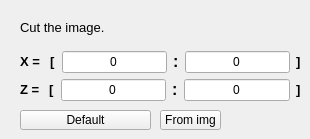
             <widget class="QWidget" name="tab_cut">
              <attribute name="title">
               <string>Cut</string>
              </attribute>
              <widget class="QWidget" name="layoutWidget">
               <property name="geometry">
                <rect>
                 <x>20</x>
                 <y>10</y>
                 <width>281</width>
                 <height>91</height>
                </rect>
               </property>
               <layout class="QVBoxLayout" name="verticalLayout_7">
                <item>
                 <widget class="QLabel" name="label_11">
                  <property name="text">
                   <string>&lt;html&gt;&lt;head/&gt;&lt;body&gt;&lt;p&gt;&lt;span style=&quot; font-size:10pt;&quot;&gt;Cut the image. &lt;/span&gt;&lt;/p&gt;&lt;/body&gt;&lt;/html&gt;</string>
                  </property>
                 </widget>
                </item>
                <item>
                 <layout class="QVBoxLayout" name="verticalLayout_4">
                  <item>
                   <layout class="QHBoxLayout" name="horizontalLayout_6">
                    <item>
                     <widget class="QLabel" name="label_8">
                      <property name="text">
                       <string>&lt;html&gt;&lt;head/&gt;&lt;body&gt;&lt;p&gt;&lt;span style=&quot; font-size:10pt; font-weight:600;&quot;&gt;X = &lt;/span&gt;&lt;/p&gt;&lt;/body&gt;&lt;/html&gt;</string>
                      </property>
                     </widget>
                    </item>
                    <item>
                     <widget class="QLabel" name="label_12">
                      <property name="text">
                       <string>&lt;html&gt;&lt;head/&gt;&lt;body&gt;&lt;p&gt;&lt;span style=&quot; font-size:10pt; font-weight:600;&quot;&gt;[&lt;/span&gt;&lt;/p&gt;&lt;/body&gt;&lt;/html&gt;</string>
                      </property>
                     </widget>
                    </item>
                    <item>
                     <widget class="QLineEdit" name="lineEdit_cut_xi">
                      <property name="mouseTracking">
                       <bool>false</bool>
                      </property>
                      <property name="text">
                       <string>0</string>
                      </property>
                      <property name="alignment">
                       <set>Qt::AlignCenter</set>
                      </property>
                     </widget>
                    </item>
                    <item>
                     <widget class="QLabel" name="label_10">
                      <property name="text">
                       <string>&lt;html&gt;&lt;head/&gt;&lt;body&gt;&lt;p&gt;&lt;span style=&quot; font-size:12pt; font-weight:600;&quot;&gt;:&lt;/span&gt;&lt;/p&gt;&lt;/body&gt;&lt;/html&gt;</string>
                      </property>
                     </widget>
                    </item>
                    <item>
                     <widget class="QLineEdit" name="lineEdit_cut_xf">
                      <property name="text">
                       <string>0</string>
                      </property>
                      <property name="alignment">
                       <set>Qt::AlignCenter</set>
                      </property>
                     </widget>
                    </item>
                    <item>
                     <widget class="QLabel" name="label_13">
                      <property name="text">
                       <string>&lt;html&gt;&lt;head/&gt;&lt;body&gt;&lt;p&gt;&lt;span style=&quot; font-size:10pt; font-weight:600;&quot;&gt;]&lt;/span&gt;&lt;/p&gt;&lt;/body&gt;&lt;/html&gt;</string>
                      </property>
                     </widget>
                    </item>
                   </layout>
                  </item>
                  <item>
                   <layout class="QHBoxLayout" name="horizontalLayout_7">
                    <item>
                     <widget class="QLabel" name="label_9">
                      <property name="text">
                       <string>&lt;html&gt;&lt;head/&gt;&lt;body&gt;&lt;p&gt;&lt;span style=&quot; font-size:10pt; font-weight:600;&quot;&gt;Z = &lt;/span&gt;&lt;/p&gt;&lt;/body&gt;&lt;/html&gt;</string>
                      </property>
                     </widget>
                    </item>
                    <item>
                     <widget class="QLabel" name="label_14">
                      <property name="text">
                       <string>&lt;html&gt;&lt;head/&gt;&lt;body&gt;&lt;p&gt;&lt;span style=&quot; font-size:10pt; font-weight:600;&quot;&gt;[&lt;/span&gt;&lt;/p&gt;&lt;/body&gt;&lt;/html&gt;</string>
                      </property>
                     </widget>
                    </item>
                    <item>
                     <widget class="QLineEdit" name="lineEdit_cut_zi">
                      <property name="text">
                       <string>0</string>
                      </property>
                      <property name="alignment">
                       <set>Qt::AlignCenter</set>
                      </property>
                     </widget>
                    </item>
                    <item>
                     <widget class="QLabel" name="label_15">
                      <property name="text">
                       <string>&lt;html&gt;&lt;head/&gt;&lt;body&gt;&lt;p&gt;&lt;span style=&quot; font-size:12pt; font-weight:600;&quot;&gt;:&lt;/span&gt;&lt;/p&gt;&lt;/body&gt;&lt;/html&gt;</string>
                      </property>
                     </widget>
                    </item>
                    <item>
                     <widget class="QLineEdit" name="lineEdit_cut_zf">
                      <property name="text">
                       <string>0</string>
                      </property>
                      <property name="alignment">
                       <set>Qt::AlignCenter</set>
                      </property>
                     </widget>
                    </item>
                    <item>
                     <widget class="QLabel" name="label_16">
                      <property name="text">
                       <string>&lt;html&gt;&lt;head/&gt;&lt;body&gt;&lt;p&gt;&lt;span style=&quot; font-size:10pt; font-weight:600;&quot;&gt;]&lt;/span&gt;&lt;/p&gt;&lt;/body&gt;&lt;/html&gt;</string>
                      </property>
                     </widget>
                    </item>
                   </layout>
                  </item>
                 </layout>
                </item>
               </layout>
              </widget>
              <widget class="QPushButton" name="pushButton_default_cut">
               <property name="geometry">
                <rect>
                 <x>20</x>
                 <y>110</y>
                 <width>131</width>
                 <height>20</height>
                </rect>
               </property>
               <property name="styleSheet">
                <string notr="true">font: 75 10pt &quot;Ubuntu Condensed&quot;;</string>
               </property>
               <property name="text">
                <string>Default</string>
               </property>
              </widget>
              <widget class="QPushButton" name="pushButton_fromimg_cut">
               <property name="geometry">
                <rect>
                 <x>160</x>
                 <y>110</y>
                 <width>61</width>
                 <height>20</height>
                </rect>
               </property>
               <property name="styleSheet">
                <string notr="true">font: 75 10pt &quot;Ubuntu Condensed&quot;;</string>
               </property>
               <property name="text">
                <string>From img</string>
               </property>
              </widget>
             </widget>
